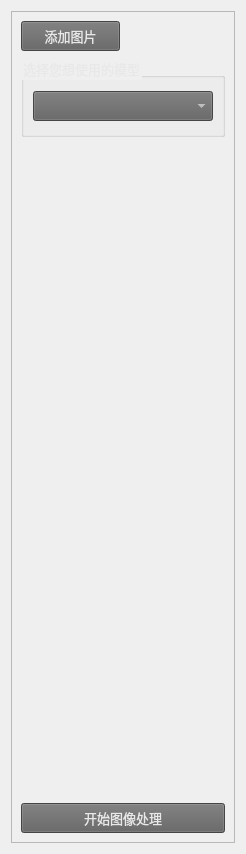
          <widget class="QWidget" name="scrollAreaWidgetContents_13">
           <property name="geometry">
            <rect>
             <x>0</x>
             <y>0</y>
             <width>246</width>
             <height>854</height>
            </rect>
           </property>
           <layout class="QVBoxLayout" name="verticalLayout_14" stretch="0">
            <item>
             <widget class="QFrame" name="frame_4">
              <property name="frameShape">
               <enum>QFrame::StyledPanel</enum>
              </property>
              <property name="frameShadow">
               <enum>QFrame::Raised</enum>
              </property>
              <layout class="QVBoxLayout" name="verticalLayout_15">
               <item>
                <layout class="QHBoxLayout" name="horizontalLayout_14">
                 <item>
                  <widget class="QPushButton" name="SelectFile_5">
                   <property name="minimumSize">
                    <size>
                     <width>0</width>
                     <height>30</height>
                    </size>
                   </property>
                   <property name="palette">
                    <palette>
                     <active>
                      <colorrole role="WindowText">
                       <brush brushstyle="SolidPattern">
                        <color alpha="255">
                         <red>232</red>
                         <green>232</green>
                         <blue>232</blue>
                        </color>
                       </brush>
                      </colorrole>
                      <colorrole role="Button">
                       <brush brushstyle="SolidPattern">
                        <color alpha="255">
                         <red>97</red>
                         <green>97</green>
                         <blue>97</blue>
                        </color>
                       </brush>
                      </colorrole>
                      <colorrole role="Text">
                       <brush brushstyle="SolidPattern">
                        <color alpha="255">
                         <red>232</red>
                         <green>232</green>
                         <blue>232</blue>
                        </color>
                       </brush>
                      </colorrole>
                      <colorrole role="ButtonText">
                       <brush brushstyle="SolidPattern">
                        <color alpha="255">
                         <red>232</red>
                         <green>232</green>
                         <blue>232</blue>
                        </color>
                       </brush>
                      </colorrole>
                      <colorrole role="Base">
                       <brush brushstyle="SolidPattern">
                        <color alpha="255">
                         <red>97</red>
                         <green>97</green>
                         <blue>97</blue>
                        </color>
                       </brush>
                      </colorrole>
                      <colorrole role="Window">
                       <brush brushstyle="SolidPattern">
                        <color alpha="255">
                         <red>97</red>
                         <green>97</green>
                         <blue>97</blue>
                        </color>
                       </brush>
                      </colorrole>
                     </active>
                     <inactive>
                      <colorrole role="WindowText">
                       <brush brushstyle="SolidPattern">
                        <color alpha="255">
                         <red>232</red>
                         <green>232</green>
                         <blue>232</blue>
                        </color>
                       </brush>
                      </colorrole>
                      <colorrole role="Button">
                       <brush brushstyle="SolidPattern">
                        <color alpha="255">
                         <red>97</red>
                         <green>97</green>
                         <blue>97</blue>
                        </color>
                       </brush>
                      </colorrole>
                      <colorrole role="Text">
                       <brush brushstyle="SolidPattern">
                        <color alpha="255">
                         <red>232</red>
                         <green>232</green>
                         <blue>232</blue>
                        </color>
                       </brush>
                      </colorrole>
                      <colorrole role="ButtonText">
                       <brush brushstyle="SolidPattern">
                        <color alpha="255">
                         <red>232</red>
                         <green>232</green>
                         <blue>232</blue>
                        </color>
                       </brush>
                      </colorrole>
                      <colorrole role="Base">
                       <brush brushstyle="SolidPattern">
                        <color alpha="255">
                         <red>97</red>
                         <green>97</green>
                         <blue>97</blue>
                        </color>
                       </brush>
                      </colorrole>
                      <colorrole role="Window">
                       <brush brushstyle="SolidPattern">
                        <color alpha="255">
                         <red>97</red>
                         <green>97</green>
                         <blue>97</blue>
                        </color>
                       </brush>
                      </colorrole>
                     </inactive>
                     <disabled>
                      <colorrole role="WindowText">
                       <brush brushstyle="SolidPattern">
                        <color alpha="255">
                         <red>232</red>
                         <green>232</green>
                         <blue>232</blue>
                        </color>
                       </brush>
                      </colorrole>
                      <colorrole role="Button">
                       <brush brushstyle="SolidPattern">
                        <color alpha="255">
                         <red>97</red>
                         <green>97</green>
                         <blue>97</blue>
                        </color>
                       </brush>
                      </colorrole>
                      <colorrole role="Text">
                       <brush brushstyle="SolidPattern">
                        <color alpha="255">
                         <red>232</red>
                         <green>232</green>
                         <blue>232</blue>
                        </color>
                       </brush>
                      </colorrole>
                      <colorrole role="ButtonText">
                       <brush brushstyle="SolidPattern">
                        <color alpha="255">
                         <red>232</red>
                         <green>232</green>
                         <blue>232</blue>
                        </color>
                       </brush>
                      </colorrole>
                      <colorrole role="Base">
                       <brush brushstyle="SolidPattern">
                        <color alpha="255">
                         <red>97</red>
                         <green>97</green>
                         <blue>97</blue>
                        </color>
                       </brush>
                      </colorrole>
                      <colorrole role="Window">
                       <brush brushstyle="SolidPattern">
                        <color alpha="255">
                         <red>97</red>
                         <green>97</green>
                         <blue>97</blue>
                        </color>
                       </brush>
                      </colorrole>
                     </disabled>
                    </palette>
                   </property>
                   <property name="font">
                    <font>
                     <pointsize>10</pointsize>
                    </font>
                   </property>
                   <property name="styleSheet">
                    <string notr="true">color: rgb(232, 232, 232);
background-color: rgb(97, 97, 97)</string>
                   </property>
                   <property name="text">
                    <string>添加图片</string>
                   </property>
                   <property name="icon">
                    <iconset resource="image/image.qrc">
                     <normaloff>:/gmm/icons-32/image.png</normaloff>:/gmm/icons-32/image.png</iconset>
                   </property>
                   <property name="autoRepeatDelay">
                    <number>300</number>
                   </property>
                  </widget>
                 </item>
                 <item>
                  <widget class="QLabel" name="PathName_5">
                   <property name="minimumSize">
                    <size>
                     <width>0</width>
                     <height>0</height>
                    </size>
                   </property>
                   <property name="styleSheet">
                    <string notr="true">color: rgb(232, 232, 232);</string>
                   </property>
                   <property name="text">
                    <string/>
                   </property>
                  </widget>
                 </item>
                </layout>
               </item>
               <item>
                <widget class="QGroupBox" name="groupBox_9">
                 <property name="minimumSize">
                  <size>
                   <width>0</width>
                   <height>80</height>
                  </size>
                 </property>
                 <property name="font">
                  <font>
                   <pointsize>10</pointsize>
                  </font>
                 </property>
                 <property name="styleSheet">
                  <string notr="true">color: rgb(232, 232, 232);</string>
                 </property>
                 <property name="title">
                  <string>选择您想使用的模型</string>
                 </property>
                 <layout class="QHBoxLayout" name="horizontalLayout_15">
                  <item>
                   <widget class="QComboBox" name="comboBox_3">
                    <property name="minimumSize">
                     <size>
                      <width>0</width>
                      <height>30</height>
                     </size>
                    </property>
                    <property name="styleSheet">
                     <string notr="true">color: rgb(232, 232, 232);
background-color: rgb(97, 97, 97)</string>
                    </property>
                   </widget>
                  </item>
                 </layout>
                </widget>
               </item>
               <item>
                <widget class="QWidget" name="widget" native="true"/>
               </item>
               <item>
                <spacer name="verticalSpacer_2">
                 <property name="orientation">
                  <enum>Qt::Vertical</enum>
                 </property>
                 <property name="sizeHint" stdset="0">
                  <size>
                   <width>20</width>
                   <height>40</height>
                  </size>
                 </property>
                </spacer>
               </item>
               <item>
                <widget class="QWidget" name="widget_2" native="true">
                 <property name="maximumSize">
                  <size>
                   <width>250</width>
                   <height>16777215</height>
                  </size>
                 </property>
                </widget>
               </item>
               <item>
                <widget class="QPushButton" name="SelectFile_6">
                 <property name="minimumSize">
                  <size>
                   <width>0</width>
                   <height>30</height>
                  </size>
                 </property>
                 <property name="baseSize">
                  <size>
                   <width>0</width>
                   <height>0</height>
                  </size>
                 </property>
                 <property name="font">
                  <font>
                   <pointsize>10</pointsize>
                  </font>
                 </property>
                 <property name="styleSheet">
                  <string notr="true">color: rgb(232, 232, 232);
background-color: rgb(97, 97, 97)</string>
                 </property>
                 <property name="text">
                  <string>开始图像处理</string>
                 </property>
                 <property name="icon">
                  <iconset resource="image/image.qrc">
                   <normaloff>:/gmm/icons-shadowless-24/arrow-circle-225.png</normaloff>:/gmm/icons-shadowless-24/arrow-circle-225.png</iconset>
                 </property>
                 <property name="autoRepeatDelay">
                  <number>300</number>
                 </property>
                </widget>
               </item>
              </layout>
             </widget>
            </item>
           </layout>
          </widget>
